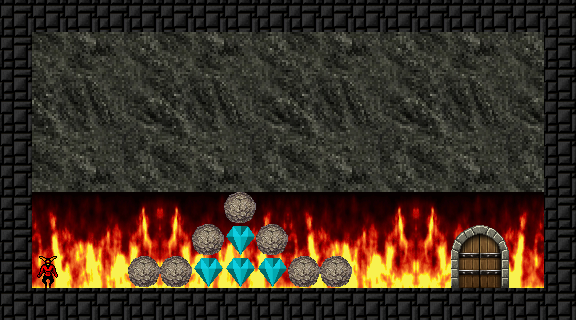

A 2D game scene composited from a Tiled map and its tileset images. What follows is a short description and the map's XML, with each tile layer's data collapsed to a summary:
An orthogonal 18x10 tile map with 32x32 px tiles, 8 tile layers (Background, BurningFlames, Gate, Walls, ...), 2 tilesets and 2 objects (Camera, WorldBoundingBox).

<map version="1.5" tiledversion="1.5.0" orientation="orthogonal" renderorder="right-down" compressionlevel="0" width="18" height="10" tilewidth="32" tileheight="32" infinite="0" nextlayerid="49" nextobjectid="2187">
 <editorsettings>
  <chunksize width="37" height="37" />
 </editorsettings>
 <properties>
  <property name="BACKGROUND_TEXTURE" value="background1" />
  <property name="FRAME_DURATION" type="float" value="0.2" />
  <property name="LEVEL_TIMEOUT" type="float" value="50" />
  <property name="LEVEL_TITLE" value="Use fake move (or suicide)" />
  <property name="MAIN_CAMERA" type="object" value="2114" />
  <property name="MUSIC" value="game_music1" />
  <property name="PLAYER_START" type="object" value="0" />
  <property name="REQUIRED_DIAMOND" type="int" value="4" />
 </properties>
 <tileset firstgid="1" source="../tilesets/tileset.tsx" />
 <tileset firstgid="41" name="background" tilewidth="800" tileheight="600" tilecount="1" columns="1">
  <image source="../textures/GameBackground.png" width="800" height="600" />
 </tileset>
 <group id="45" name="Groupe 2">
  <group id="40" name="Groupe 1">
   <properties>
    <property name="INFINITE_BOUNDING_BOX" type="bool" value="true" />
    <property name="OBJECT_REFERN" type="object" value="0" />
   </properties>
   <layer id="39" name="Background" width="18" height="10">
    <properties>
     <property name="DISPLACEMENT_RATIO_X" type="float" value="0.5" />
     <property name="DISPLACEMENT_RATIO_Y" type="float" value="0.5" />
     <property name="DYNAMIC_PARTICLES" type="bool" value="false" />
     <property name="DYNAMIC_VERTICES" type="bool" value="false" />
     <property name="HEIGHT_BITS_MODE" type="bool" value="true" />
    </properties>
    <data>[180 cells, 15 non-empty, 1 distinct tile ids]</data>
   </layer>
   <objectgroup id="26" name="Camera">
    <properties>
     <property name="OBJECT_REFERENCE" type="object" value="1" />
    </properties>
    <object id="2114" name="Camera" type="Camera" x="21.3612" y="9.7297" width="540" height="303">
     <properties>
      <property name="CAMERA" type="bool" value="false" />
      <property name="CAMERA_COMPONENTS" value="MyAutoRecenterToPlayerCameraComponent" />
     </properties>
    </object>
    <object id="2185" name="World" type="WorldBoundingBox" x="3.84848" y="3.48488" width="569.545" height="314.091" />
   </objectgroup>
   <layer id="37" name="BurningFlames" width="18" height="10">
    <properties>
     <property name="MATERIAL" value="BurningFlames" />
    </properties>
    <data>[180 cells, 4 non-empty, 1 distinct tile ids]</data>
   </layer>
   <layer id="47" name="Gate" width="18" height="10">
    <properties>
     <property name="COLLISION_MASK" value="Gate" />
    </properties>
    <data>[180 cells, 1 non-empty, 1 distinct tile ids]</data>
   </layer>
   <layer id="25" name="Walls" width="18" height="10">
    <properties>
     <property name="COLLISION_MASK" value="World" />
     <property name="DYNAMIC_PARTICLES" type="bool" value="true" />
     <property name="DYNAMIC_VERTICES" type="bool" value="true" />
     <property name="HEIGHT_BITS_MODE" type="bool" value="true" />
     <property name="PLAYER_COLLISIONS_ENABLED" type="bool" value="true" />
     <property name="TILE_FLAG_PROCESSORS" value="MyComputeNeighbourFlags, ComputePlatformerFlagProcessor" />
    </properties>
    <data>[180 cells, 52 non-empty, 1 distinct tile ids]</data>
   </layer>
   <layer id="46" name="GameObjects" width="18" height="10">
    <properties>
     <property name="COLLISION_MASK" value="World" />
     <property name="HEIGHT_BITS_MODE" type="bool" value="true" />
    </properties>
    <data>[180 cells, 11 non-empty, 2 distinct tile ids]</data>
   </layer>
   <layer id="38" name="Animated" width="18" height="10">
    <properties>
     <property name="COLLISION_MASK" value="World" />
     <property name="HEIGHT_BITS_MODE" type="bool" value="true" />
    </properties>
    <data>[180 cells, 0 non-empty, 0 distinct tile ids]</data>
   </layer>
   <layer id="27" name="PlayerAndCamera" width="18" height="10">
    <properties>
     <property name="COLLISION_MASK" value="Player,World" />
     <property name="HEIGHT_BITS_MODE" type="bool" value="true" />
     <property name="PLAYER_COLLISIONS_ENABLED" type="bool" value="true" />
    </properties>
    <data>[180 cells, 1 non-empty, 1 distinct tile ids]</data>
   </layer>
   <layer id="48" name="Smoke" width="18" height="10">
    <properties>
     <property name="HEIGHT_BITS_MODE" type="bool" value="true" />
    </properties>
    <data>[180 cells, 0 non-empty, 0 distinct tile ids]</data>
   </layer>
  </group>
 </group>
</map>
